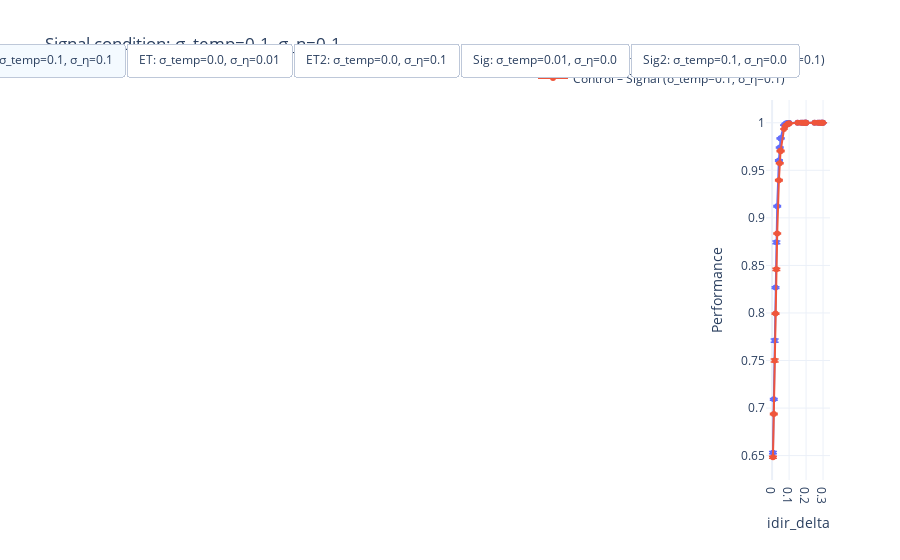

The notebook cell saved with this chart:
### Code cell
import plotly.graph_objects as go

# assumes you already have:
#   snr_to_perf_and_err(...)
#   idir_delta_fr_et_sig, snr_fr_et_sig, error_fr_et_sig, ...
#   etc. for all the arrays you used in your Matplotlib code


def make_perf_trace(idir_delta, snr, err, name, showlegend=True):
    """Helper to create a Plotly scatter with error bars from SNR data."""
    perf, perf_err = snr_to_perf_and_err(snr, err)
    return go.Scatter(
        x=idir_delta,
        y=perf,
        mode="markers+lines",
        name=name,
        error_y=dict(
            type="data",
            array=perf_err,
            visible=True,
            thickness=1.5,
            width=4,
        ),
        marker=dict(size=6),
        showlegend=showlegend,
    )


fig = go.Figure()

# --- Add all traces (FR + Control) for each condition ------------------------

# 0–1: Signal condition: Sigma_temp=0.1, Sigma_eta=0.1
fig.add_trace(
    make_perf_trace(
        idir_delta_fr_et_sig,
        snr_fr_et_sig,
        error_fr_et_sig,
        "Fast Recurrent – Signal (σ_temp=0.1, σ_η=0.1)",
    )
)
fig.add_trace(
    make_perf_trace(
        idir_delta_ctr_et_sig,
        snr_ctr_et_sig,
        error_ctr_et_sig,
        "Control – Signal (σ_temp=0.1, σ_η=0.1)",
    )
)

# 2–3: ET condition: Sigma_temp=0.0, Sigma_eta=0.01
fig.add_trace(
    make_perf_trace(
        idir_delta_fr_et,
        snr_fr_et,
        error_fr_et,
        "Fast Recurrent – ET (σ_temp=0.0, σ_η=0.01)",
    )
)
fig.add_trace(
    make_perf_trace(
        idir_delta_ctr_et,
        snr_ctr_et,
        error_ctr_et,
        "Control – ET (σ_temp=0.0, σ_η=0.01)",
    )
)

# 4–5: ET 2 condition: Sigma_temp=0.0, Sigma_eta=0.1
fig.add_trace(
    make_perf_trace(
        idir_delta_fr_et2,
        snr_fr_et2,
        error_fr_et2,
        "Fast Recurrent – ET2 (σ_temp=0.0, σ_η=0.1)",
    )
)
fig.add_trace(
    make_perf_trace(
        idir_delta_ctr_et2,
        snr_ctr_et2,
        error_ctr_et2,
        "Control – ET2 (σ_temp=0.0, σ_η=0.1)",
    )
)

# 6–7: Sig condition: Sigma_temp=0.01, Sigma_eta=0.0
fig.add_trace(
    make_perf_trace(
        idir_delta_fr_sig,
        snr_fr_sig,
        error_fr_sig,
        "Fast Recurrent – Sig (σ_temp=0.01, σ_η=0.0)",
    )
)
fig.add_trace(
    make_perf_trace(
        idir_delta_ctr_sig,
        snr_ctr_sig,
        error_ctr_sig,
        "Control – Sig (σ_temp=0.01, σ_η=0.0)",
    )
)

# 8–9: Sig 2 condition: Sigma_temp=0.1, Sigma_eta=0.0
fig.add_trace(
    make_perf_trace(
        idir_delta_fr_sig2,
        snr_fr_sig2,
        error_fr_sig2,
        "Fast Recurrent – Sig2 (σ_temp=0.1, σ_η=0.0)",
    )
)
fig.add_trace(
    make_perf_trace(
        idir_delta_ctr_sig2,
        snr_ctr_sig2,
        error_ctr_sig2,
        "Control – Sig2 (σ_temp=0.1, σ_η=0.0)",
    )
)

# --- Visibility masks for each condition (button toggles) -------------------
# Each list has length 10 (one bool per trace above).
visible_signal  = [ True,  True, False, False, False, False, False, False, False, False]
visible_et      = [False, False,  True,  True, False, False, False, False, False, False]
visible_et2     = [False, False, False, False,  True,  True, False, False, False, False]
visible_sig     = [False, False, False, False, False, False,  True,  True, False, False]
visible_sig2    = [False, False, False, False, False, False, False, False,  True,  True]

buttons = [
    dict(
        label="Signal: σ_temp=0.1, σ_η=0.1",
        method="update",
        args=[
            {"visible": visible_signal},
            {
                "title": "Signal condition: σ_temp=0.1, σ_η=0.1",
            },
        ],
    ),
    dict(
        label="ET: σ_temp=0.0, σ_η=0.01",
        method="update",
        args=[
            {"visible": visible_et},
            {
                "title": "ET condition: σ_temp=0.0, σ_η=0.01",
            },
        ],
    ),
    dict(
        label="ET2: σ_temp=0.0, σ_η=0.1",
        method="update",
        args=[
            {"visible": visible_et2},
            {
                "title": "ET2 condition: σ_temp=0.0, σ_η=0.1",
            },
        ],
    ),
    dict(
        label="Sig: σ_temp=0.01, σ_η=0.0",
        method="update",
        args=[
            {"visible": visible_sig},
            {
                "title": "Sig condition: σ_temp=0.01, σ_η=0.0",
            },
        ],
    ),
    dict(
        label="Sig2: σ_temp=0.1, σ_η=0.0",
        method="update",
        args=[
            {"visible": visible_sig2},
            {
                "title": "Sig2 condition: σ_temp=0.1, σ_η=0.0",
            },
        ],
    ),
]

# Start by showing the first condition (Signal)
fig.update_traces(visible=False)
for i, vis in enumerate(visible_signal):
    fig.data[i].visible = vis

fig.update_layout(
    xaxis_title="idir_delta",
    yaxis_title="Performance",
    title="Signal condition: σ_temp=0.1, σ_η=0.1",
    template="plotly_white",
    updatemenus=[
        dict(
            type="buttons",
            direction="right",
            x=0.5,
            y=1.15,
            showactive=True,
            buttons=buttons,
        )
    ],
    legend=dict(
        orientation="h",
        yanchor="bottom",
        y=1.02,
        xanchor="right",
        x=1.0,
    ),
)

fig.show()

### Figure 1 — Plotly figure (JSON) as saved in the notebook; plotly's stock layout.template omitted (floating-point values rounded to 4 significant figures)
{"data": [{"error_y": {"array": [0.001205, 0.0009604, 0.001763, 0.0008709, 0.001408, 0.0007265, 0.0007679, 0.0005794, 0.0003686, 0.0004292, 7.057e-05, 2.454e-05, 1.213e-05, 1.106e-05, 5.141e-06, 7.982e-06, 5.874e-07, 3.673e-07, 2.988e-07, 2.34e-07, 2.065e-07, 2.115e-07, 1.779e-07, 1.414e-07, 1.798e-07, 1.824e-07, 1.81e-07, 1.753e-07, 1.889e-07], "thickness": 1.5, "type": "data", "visible": true, "width": 4}, "marker": {"size": 6}, "mode": "markers+lines", "name": "Fast Recurrent – Signal (σ_temp=0.1, σ_η=0.1)", "showlegend": true, "type": "scatter", "visible": true, "x": [0.005, 0.01, 0.015, 0.02, 0.025, 0.03, 0.04, 0.045, 0.05, 0.05, 0.07, 0.08, 0.09, 0.095, 0.1, 0.1, 0.15, 0.17, 0.18, 0.19, 0.195, 0.2, 0.2, 0.25, 0.27, 0.28, 0.29, 0.295, 0.3], "y": [0.6531, 0.7092, 0.7709, 0.8267, 0.8742, 0.9122, 0.9603, 0.974, 0.9836, 0.9835, 0.9975, 0.9991, 0.9996, 0.9998, 0.9998, 0.9998, 1.0, 1.0, 1.0, 1.0, 1.0, 1.0, 1.0, 1.0, 1.0, 1.0, 1.0, 1.0, 1.0]}, {"error_y": {"array": [0.001062, 0.0008224, 0.001632, 0.0007482, 0.001105, 0.0006134, 0.0007796, 0.0005254, 0.0003071, 0.0003391, 9.472e-05, 4.04e-05, 2.504e-05, 2.343e-05, 1.998e-05, 1.127e-05, 5.098e-06, 2.562e-06, 2.438e-06, 2.318e-06, 2.053e-06, 2.155e-06, 2.18e-06, 1.73e-06, 1.288e-06, 1.204e-06, 1.228e-06, 1.508e-06, 1.595e-06], "thickness": 1.5, "type": "data", "visible": true, "width": 4}, "marker": {"size": 6}, "mode": "markers+lines", "name": "Control – Signal (σ_temp=0.1, σ_η=0.1)", "showlegend": true, "type": "scatter", "visible": true, "x": [0.005, 0.01, 0.015, 0.02, 0.025, 0.03, 0.04, 0.045, 0.05, 0.05, 0.07, 0.08, 0.09, 0.095, 0.1, 0.1, 0.15, 0.17, 0.18, 0.19, 0.195, 0.2, 0.2, 0.25, 0.27, 0.28, 0.29, 0.295, 0.3], "y": [0.6483, 0.6938, 0.7501, 0.7993, 0.8459, 0.8836, 0.9395, 0.9573, 0.9708, 0.9699, 0.9934, 0.9969, 0.9985, 0.9989, 0.9992, 0.9993, 0.9999, 0.9999, 0.9999, 0.9999, 1.0, 1.0, 1.0, 1.0, 1.0, 1.0, 1.0, 1.0, 1.0]}, {"error_y": {"array": [0.0, 0.0, 0.0, 0.0, 0.0, 0.0, 0.0, 0.0, 0.0, 0.0, 0.0, 0.0, 0.0, 0.0, 0.0, 0.0, 0.0, 0.0, 0.0, 0.0, 0.0, 0.0, 0.0, 0.0, 0.0, 0.0, 0.0, 0.0, 0.0], "thickness": 1.5, "type": "data", "visible": true, "width": 4}, "marker": {"size": 6}, "mode": "markers+lines", "name": "Fast Recurrent – ET (σ_temp=0.0, σ_η=0.01)", "showlegend": true, "type": "scatter", "visible": false, "x": [0.005, 0.01, 0.015, 0.02, 0.025, 0.03, 0.04, 0.045, 0.05, 0.05, 0.07, 0.08, 0.09, 0.095, 0.1, 0.1, 0.15, 0.17, 0.18, 0.19, 0.195, 0.2, 0.2, 0.25, 0.27, 0.28, 0.29, 0.295, 0.3], "y": [1.0, 1.0, 1.0, 1.0, 1.0, 1.0, 1.0, 1.0, 1.0, 1.0, 1.0, 1.0, 1.0, 1.0, 1.0, 1.0, 1.0, 1.0, 1.0, 1.0, 1.0, 1.0, 1.0, 1.0, 1.0, 1.0, 1.0, 1.0, 1.0]}, {"error_y": {"array": [0.0, 0.0, 0.0, 0.0, 0.0, 0.0, 0.0, 0.0, 0.0, 0.0, 0.0, 0.0, 0.0, 0.0, 0.0, 0.0, 0.0, 0.0, 0.0, 0.0, 0.0, 0.0, 0.0, 0.0, 0.0, 0.0, 0.0, 0.0, 0.0], "thickness": 1.5, "type": "data", "visible": true, "width": 4}, "marker": {"size": 6}, "mode": "markers+lines", "name": "Control – ET (σ_temp=0.0, σ_η=0.01)", "showlegend": true, "type": "scatter", "visible": false, "x": [0.005, 0.01, 0.015, 0.02, 0.025, 0.03, 0.04, 0.045, 0.05, 0.05, 0.07, 0.08, 0.09, 0.095, 0.1, 0.1, 0.15, 0.17, 0.18, 0.19, 0.195, 0.2, 0.2, 0.25, 0.27, 0.28, 0.29, 0.295, 0.3], "y": [1.0, 1.0, 1.0, 1.0, 1.0, 1.0, 1.0, 1.0, 1.0, 1.0, 1.0, 1.0, 1.0, 1.0, 1.0, 1.0, 1.0, 1.0, 1.0, 1.0, 1.0, 1.0, 1.0, 1.0, 1.0, 1.0, 1.0, 1.0, 1.0]}, {"error_y": {"array": [0.001403, 0.0009794, 0.001274, 0.0004823, 0.0004194, 0.0001796, 3.799e-05, 1.591e-05, 4.855e-06, 4.69e-06, 2.307e-08, 1.664e-09, 9.759e-11, 2.543e-11, 4.335e-12, 5.683e-12, 3.029e-16, 5.15e-17, 2.936e-17, 2.123e-17, 1.597e-17, 1.514e-17, 1.55e-17, 9.204e-18, 9.914e-18, 9.94e-18, 1.226e-17, 1.13e-17, 1.135e-17], "thickness": 1.5, "type": "data", "visible": true, "width": 4}, "marker": {"size": 6}, "mode": "markers+lines", "name": "Fast Recurrent – ET2 (σ_temp=0.0, σ_η=0.1)", "showlegend": true, "type": "scatter", "visible": false, "x": [0.005, 0.01, 0.015, 0.02, 0.025, 0.03, 0.04, 0.045, 0.05, 0.05, 0.07, 0.08, 0.09, 0.095, 0.1, 0.1, 0.15, 0.17, 0.18, 0.19, 0.195, 0.2, 0.2, 0.25, 0.27, 0.28, 0.29, 0.295, 0.3], "y": [0.6933, 0.7985, 0.8831, 0.9412, 0.9741, 0.9894, 0.9987, 0.9996, 0.9999, 0.9999, 1.0, 1.0, 1.0, 1.0, 1.0, 1.0, 1.0, 1.0, 1.0, 1.0, 1.0, 1.0, 1.0, 1.0, 1.0, 1.0, 1.0, 1.0, 1.0]}, {"error_y": {"array": [0.001452, 0.000797, 0.001106, 0.0004025, 0.0003786, 0.0001284, 3.003e-05, 9.943e-06, 3.391e-06, 3.394e-06, 1.039e-08, 3.307e-10, 1.3e-11, 2.222e-12, 4.454e-13, 6.15e-13, 2.002e-17, 2.344e-18, 1.046e-18, 5.298e-19, 4.127e-19, 3.296e-19, 5.945e-20, 4.732e-20, 4.234e-20, 2.307e-20, 1.082e-20, 1.347e-20, 1.605e-20], "thickness": 1.5, "type": "data", "visible": true, "width": 4}, "marker": {"size": 6}, "mode": "markers+lines", "name": "Control – ET2 (σ_temp=0.0, σ_η=0.1)", "showlegend": true, "type": "scatter", "visible": false, "x": [0.005, 0.01, 0.015, 0.02, 0.025, 0.03, 0.04, 0.045, 0.05, 0.05, 0.07, 0.08, 0.09, 0.095, 0.1, 0.1, 0.15, 0.17, 0.18, 0.19, 0.195, 0.2, 0.2, 0.25, 0.27, 0.28, 0.29, 0.295, 0.3], "y": [0.694, 0.7982, 0.8857, 0.9423, 0.9742, 0.99, 0.999, 0.9997, 0.9999, 0.9999, 1.0, 1.0, 1.0, 1.0, 1.0, 1.0, 1.0, 1.0, 1.0, 1.0, 1.0, 1.0, 1.0, 1.0, 1.0, 1.0, 1.0, 1.0, 1.0]}, {"error_y": {"array": [0.0, 0.0, 0.0, 0.0, 0.0, 0.0, 0.0, 0.0, 0.0, 0.0, 0.0, 0.0, 0.0, 0.0, 0.0, 0.0, 0.0, 0.0, 0.0, 0.0, 0.0, 0.0, 0.0, 0.0, 0.0, 0.0, 0.0, 0.0, 0.0], "thickness": 1.5, "type": "data", "visible": true, "width": 4}, "marker": {"size": 6}, "mode": "markers+lines", "name": "Fast Recurrent – Sig (σ_temp=0.01, σ_η=0.0)", "showlegend": true, "type": "scatter", "visible": false, "x": [0.005, 0.01, 0.015, 0.02, 0.025, 0.03, 0.04, 0.045, 0.05, 0.05, 0.07, 0.08, 0.09, 0.095, 0.1, 0.1, 0.15, 0.17, 0.18, 0.19, 0.195, 0.2, 0.2, 0.25, 0.27, 0.28, 0.29, 0.295, 0.3], "y": [1.0, 1.0, 1.0, 1.0, 1.0, 1.0, 1.0, 1.0, 1.0, 1.0, 1.0, 1.0, 1.0, 1.0, 1.0, 1.0, 1.0, 1.0, 1.0, 1.0, 1.0, 1.0, 1.0, 1.0, 1.0, 1.0, 1.0, 1.0, 1.0]}, {"error_y": {"array": [0.0, 0.0, 0.0, 0.0, 0.0, 0.0, 0.0, 0.0, 0.0, 0.0, 0.0, 0.0, 0.0, 0.0, 0.0, 0.0, 0.0, 0.0, 0.0, 0.0, 0.0, 0.0, 0.0, 0.0, 0.0, 0.0, 0.0, 0.0, 0.0], "thickness": 1.5, "type": "data", "visible": true, "width": 4}, "marker": {"size": 6}, "mode": "markers+lines", "name": "Control – Sig (σ_temp=0.01, σ_η=0.0)", "showlegend": true, "type": "scatter", "visible": false, "x": [0.005, 0.01, 0.015, 0.02, 0.025, 0.03, 0.04, 0.045, 0.05, 0.05, 0.07, 0.08, 0.09, 0.095, 0.1, 0.1, 0.15, 0.17, 0.18, 0.19, 0.195, 0.2, 0.2, 0.25, 0.27, 0.28, 0.29, 0.295, 0.3], "y": [1.0, 1.0, 1.0, 1.0, 1.0, 1.0, 1.0, 1.0, 1.0, 1.0, 1.0, 1.0, 1.0, 1.0, 1.0, 1.0, 1.0, 1.0, 1.0, 1.0, 1.0, 1.0, 1.0, 1.0, 1.0, 1.0, 1.0, 1.0, 1.0]}, {"error_y": {"array": [0.001243, 0.0009822, 0.001389, 0.0006733, 0.0006942, 0.000384, 0.0002719, 0.0001445, 6.918e-05, 8.233e-05, 5.929e-06, 1.416e-06, 3.782e-07, 1.814e-07, 8.15e-08, 1.074e-07, 1.251e-09, 5.713e-10, 4.097e-10, 3.966e-10, 3.567e-10, 3.286e-10, 2.369e-10, 1.642e-10, 1.472e-10, 1.197e-10, 1.079e-10, 1.299e-10, 1.451e-10], "thickness": 1.5, "type": "data", "visible": true, "width": 4}, "marker": {"size": 6}, "mode": "markers+lines", "name": "Fast Recurrent – Sig2 (σ_temp=0.1, σ_η=0.0)", "showlegend": true, "type": "scatter", "visible": false, "x": [0.005, 0.01, 0.015, 0.02, 0.025, 0.03, 0.04, 0.045, 0.05, 0.05, 0.07, 0.08, 0.09, 0.095, 0.1, 0.1, 0.15, 0.17, 0.18, 0.19, 0.195, 0.2, 0.2, 0.25, 0.27, 0.28, 0.29, 0.295, 0.3], "y": [0.6676, 0.7438, 0.8168, 0.8803, 0.9255, 0.9564, 0.9873, 0.9934, 0.997, 0.9968, 0.9999, 1.0, 1.0, 1.0, 1.0, 1.0, 1.0, 1.0, 1.0, 1.0, 1.0, 1.0, 1.0, 1.0, 1.0, 1.0, 1.0, 1.0, 1.0]}, {"error_y": {"array": [0.001114, 0.0009432, 0.001859, 0.000764, 0.001213, 0.0006443, 0.00065, 0.0004143, 0.0002286, 0.0003438, 4.085e-05, 1.788e-05, 7.303e-06, 4.734e-06, 2.309e-06, 1.178e-06, 2.207e-07, 1.172e-07, 1.108e-07, 9.76e-08, 7.496e-08, 7.878e-08, 1.131e-07, 1.009e-07, 6.311e-08, 5.952e-08, 3.587e-08, 4.917e-08, 5.244e-08], "thickness": 1.5, "type": "data", "visible": true, "width": 4}, "marker": {"size": 6}, "mode": "markers+lines", "name": "Control – Sig2 (σ_temp=0.1, σ_η=0.0)", "showlegend": true, "type": "scatter", "visible": false, "x": [0.005, 0.01, 0.015, 0.02, 0.025, 0.03, 0.04, 0.045, 0.05, 0.05, 0.07, 0.08, 0.09, 0.095, 0.1, 0.1, 0.15, 0.17, 0.18, 0.19, 0.195, 0.2, 0.2, 0.25, 0.27, 0.28, 0.29, 0.295, 0.3], "y": [0.656, 0.7152, 0.7794, 0.837, 0.8845, 0.9212, 0.9679, 0.9802, 0.9878, 0.9875, 0.9986, 0.9995, 0.9998, 0.9999, 0.9999, 0.9999, 1.0, 1.0, 1.0, 1.0, 1.0, 1.0, 1.0, 1.0, 1.0, 1.0, 1.0, 1.0, 1.0]}], "layout": {"legend": {"orientation": "h", "x": 1, "xanchor": "right", "y": 1.02, "yanchor": "bottom"}, "title": {"text": "Signal condition: σ_temp=0.1, σ_η=0.1"}, "updatemenus": [{"buttons": [{"args": [{"visible": [true, true, false, false, false, false, false, false, false, false]}, {"title": "Signal condition: σ_temp=0.1, σ_η=0.1"}], "label": "Signal: σ_temp=0.1, σ_η=0.1", "method": "update"}, {"args": [{"visible": [false, false, true, true, false, false, false, false, false, false]}, {"title": "ET condition: σ_temp=0.0, σ_η=0.01"}], "label": "ET: σ_temp=0.0, σ_η=0.01", "method": "update"}, {"args": [{"visible": [false, false, false, false, true, true, false, false, false, false]}, {"title": "ET2 condition: σ_temp=0.0, σ_η=0.1"}], "label": "ET2: σ_temp=0.0, σ_η=0.1", "method": "update"}, {"args": [{"visible": [false, false, false, false, false, false, true, true, false, false]}, {"title": "Sig condition: σ_temp=0.01, σ_η=0.0"}], "label": "Sig: σ_temp=0.01, σ_η=0.0", "method": "update"}, {"args": [{"visible": [false, false, false, false, false, false, false, false, true, true]}, {"title": "Sig2 condition: σ_temp=0.1, σ_η=0.0"}], "label": "Sig2: σ_temp=0.1, σ_η=0.0", "method": "update"}], "direction": "right", "showactive": true, "type": "buttons", "x": 0.5, "y": 1.15}], "xaxis": {"title": {"text": "idir_delta"}}, "yaxis": {"title": {"text": "Performance"}}}}
